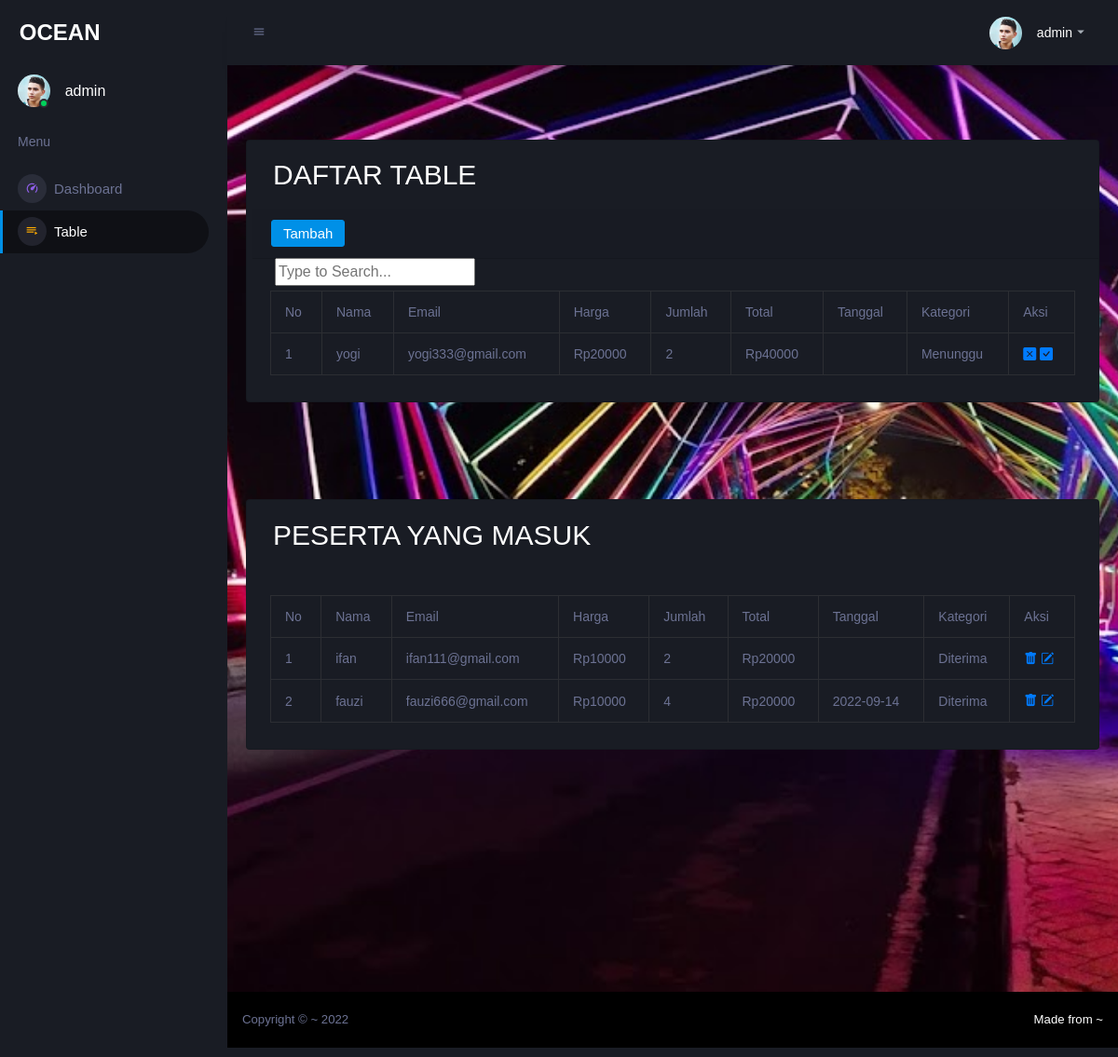
Page /table.php (signed in) on the committed database.
### tables this page shows
CREATE TABLE `user` (
  `id_user` int(11) NOT NULL,
  `nama` varchar(255) NOT NULL,
  `email` varchar(255) NOT NULL,
  `password` varchar(255) NOT NULL,
  `role` varchar(255) NOT NULL
);

CREATE TABLE `dt_table` (
  `id` int(11) NOT NULL,
  `nama` varchar(255) NOT NULL,
  `email` varchar(255) NOT NULL,
  `harga` varchar(255) NOT NULL,
  `jumlah` int(50) NOT NULL,
  `total` int(255) NOT NULL,
  `tanggal` date DEFAULT NULL,
  `role` enum('Menunggu','Ditolak','Diterima') NOT NULL COMMENT '''0: Menunggu, 1: Disetujui, 2: Tolak'''
);

### table.php (the view, shortened to what this page needs)
<!DOCTYPE html>
<?php
include "php/koneksi.php";
$tampilPeg    = mysqli_query($db, "SELECT * FROM user WHERE id_user='$_SESSION[id_user]'");
$peg          = mysqli_fetch_array($tampilPeg);
?>
<html lang="en">
<head>
    <link rel="stylesheet" href="https://cdn.jsdelivr.net/npm/bootstrap@4.6.2/dist/css/bootstrap.min.css"
>
    <link rel="stylesheet" href="https://cdn.jsdelivr.net/npm/bootstrap-icons@1.9.1/font/bootstrap-icons.css">
    <link rel="stylesheet" href="assets/vendors/mdi/css/materialdesignicons.min.css">
    <link rel="stylesheet" href="assets/vendors/css/vendor.bundle.base.css">
    <link rel="stylesheet" href="assets/assets/vendors/jvectormap/jquery-jvectormap.css">
    <link rel="stylesheet" href="assets/vendors/flag-icon-css/css/flag-icon.min.css">
    <link rel="stylesheet" href="assets/vendors/owl-carousel-2/owl.carousel.min.css">
    <link rel="stylesheet" href="assets/vendors/owl-carousel-2/owl.theme.default.min.css">
    <link rel="stylesheet" href="assets/css/style.css">
</head>
<body>
    <div class="container-scroller">
        <nav class="sidebar sidebar-offcanvas" id="sidebar">
            <div class="sidebar-brand-wrapper d-none d-lg-flex align-items-center justify-content-center fixed-top">
                <a class="sidebar-brand brand-logo" href="dashboard.php"
                    style="color: white;text-decoration: none;font-weight: bolder;">OCEAN</a>
            </div>
            <ul class="nav">
                <li class="nav-item profile">
                    <div class="profile-desc">
                        <div class="profile-pic">
                            <div class="count-indicator">
                                <img class="img-xs rounded-circle " src="assets/images/faces/face22.jpg" alt="">
                                <span class="count bg-success"></span>
                            </div>
                            <div class="profile-name">
                                <h5 class="mb-0 font-weight-normal"><?php echo $peg['nama'] ?></h5>
                            </div>
                        </div>
                    </div>
                </li>
                <li class="nav-item nav-category">
                    <span class="nav-link">Menu</span>
                </li>
                <li class="nav-item menu-items">
                    <a class="nav-link" href="dashboard.php">
                        <span class="menu-icon">
                            <i class="mdi mdi-speedometer"></i>
                        </span>
                        <span class="menu-title">Dashboard</span>
                    </a>
                </li>
                <li class="nav-item menu-items">
                    <a class="nav-link" href="table.php">
                        <span class="menu-icon">
                            <i class="mdi mdi-playlist-play"></i>
                        </span>
                        <span class="menu-title">Table</span>
                    </a>
                </li>
            </ul>
        </nav>
        <div class="container-fluid page-body-wrapper">
            <nav class="navbar p-0 fixed-top d-flex flex-row">
                <div class="navbar-menu-wrapper flex-grow d-flex align-items-stretch">
                    <button class="navbar-toggler navbar-toggler align-self-center" type="button"
                        data-toggle="minimize">
                        <span class="mdi mdi-menu"></span>
                    </button>
                    <ul class="navbar-nav navbar-nav-right">
                        <li class="nav-item dropdown">
                            <a class="nav-link" id="profileDropdown" href="#" data-toggle="dropdown">
                                <div class="navbar-profile">
                                    <img class="img-xs rounded-circle" src="assets/images/faces/face22.jpg" alt="">
                                    <p class="mb-0 d-none d-sm-block navbar-profile-name"><?php echo $peg['nama'] ?></p>
                                    <i class="mdi mdi-menu-down d-none d-sm-block"></i>
                                </div>
                            </a>
                        </li>
                    </ul>
                </div>
            </nav>
            <div  class="main-panel">
                <div style="padding: 20px;" class="container-wrapper">
                    <div class="row ">
                        <div class="col-12 grid-margin">
                            <div style="margin-top: 5vh;" class="card">
                                <h2 class="card-title" style="margin-left: 28px; margin-top: 19px;">DAFTAR TABLE
                                </h2>
                                <div class="card-header" style="margin-left: 6px;">
                                    <button type="button" class="btn btn-primary" data-bs-toggle="modal"
                                        data-bs-target="#exampleModal">
                                        Tambah
                                    </button>
                                </div>
                                <div class="card-body">
                                    <table class="table table-bordered table-hover">
                                    <form action="table.php" method="post">
                             <div class="search-box">
                                <button class="btn-search"><i class="fa fa-search"></i></button>
                                <input type="text" name="kata_kunci" class="input-search" placeholder="Type to Search...">
                            </div>
                                        <tr>
                                            <td>No</td>
                                            <td>Nama</td>
                                            <td>Email</td>
                                            <td>Harga</td>
                                            <td>Jumlah</td>
                                            <td>Total</td>
                                            <td>Tanggal</td>
                                            <td>Kategori</td>
                                            <td>Aksi</td>
                                        </tr>
                                        <?php
                                        include "php/koneksi.php";
                                        if (isset($_POST['kata_kunci'])) {
                                            $kata_kunci = trim($_POST['kata_kunci']);
                                            $sql = "select * from dt_table where id like
                                            '%" . $kata_kunci . "%' or nama like
                                            '%" . $kata_kunci . "%' or email like
                                            '%" . $kata_kunci . "%' order by id asc";
                                        } else {
                                            $sql = "select * from dt_table where role='Menunggu'";
                                        }
                                        $hasil = mysqli_query($db, $sql);
                                        $no = 1;
                                        while ($data = mysqli_fetch_array($hasil)) {
                                        ?>
                                        <tr>
                                            <td><?= $no++ ?></td>
                                            <td><?= $data['nama'] ?></td>
                                            <td><?= $data['email'] ?></td>
                                            <td><?php echo "Rp". $data['harga'] ?></td>
                                            <td><?= $data['jumlah'] ?></td>
                                            <td><?php echo "Rp". $data['total'] ?></td>
                                            <td><?= $data['tanggal'] ?></td>
                                            <td><?= $data['role'] ?></td>
                                            <td>
                                                <a href="php/role_0.php?id=<?php echo $data['0']; ?>"><i
                                                        class="bi bi-x-square-fill"></i></a>
                                                <a href="php/role_1.php?id=<?php echo $data['0']; ?>"><i
                                                        class="bi bi-check-square-fill"></i></i></a>
                                            </td>
                                        </tr>
                                        <?php } ?>
                                    </form>
                                    </table>
                                </div>
                            </div>
                        </div>
                    </div>
                    <div class="row">
                        <div class="col-12">
                            <div style="margin-top: 10vh;" class="card">
                            <h2 class="card-title" style="margin-left: 28px; margin-top: 20px;">PESERTA YANG MASUK
                                </h2>
                                <div class="card-body">
                                    <table class="table table-bordered table-hover">
                                        <tr>
                                            <td>No</td>
                                            <td>Nama</td>
                                            <td>Email</td>
                                            <td>Harga</td>
                                            <td>Jumlah</td>
                                            <td>Total</td>
                                            <td>Tanggal</td>
                                            <td>Kategori</td>
                                            <td>Aksi</td>
                                        </tr>
                                        <?php
                                        include "php/koneksi.php";
                                        $no = 1;
                                        $query = mysqli_query($db, "select * from dt_table where role='Diterima'  ");
                                        while ($data = mysqli_fetch_array($query)) {
                                        ?>
                                        <tr>
                                            <td><?= $no++ ?></td>
                                            <td><?= $data['nama'] ?></td>
                                            <td><?= $data['email'] ?></td>
                                            <td><?php echo "Rp". $data['harga'] ?></td>
                                            <td><?= $data['jumlah'] ?></td>
                                            <td><?php echo "Rp". $data['total'] ?></td>
                                            <td><?= $data['tanggal'] ?></td>
                                            <td><?= $data['role'] ?></td>
                                            <td>
                                                <a href="php/delete.php?id=<?php echo $data['id']; ?>"><i
                                                        class="bi bi-trash-fill"></i></a>
                                                <a href="form_edit.php?id=<?php echo $data['id']; ?>"><i
                                                        class="bi bi-pencil-square"></i></a>
                                            </td>
                                        </tr>
                                        <?php } ?>
                                    </table>
                                </div>
                            </div>
                        </div>
                    </div>
                </div>
                <footer style="margin-top: 30vh"; class="footer">
                    <div class="d-sm-flex justify-content-center justify-content-sm-between">
                        <span class="text-muted d-block text-center text-sm-left d-sm-inline-block">Copyright ©
                            ~ 2022</span>
                        <span class="float-none float-sm-right d-block mt-1 mt-sm-0 text-center"> Made  from ~</span>
                    </div>
                </footer>
            </div>
        </div>
    </div>
</body>
</html>

### table.php (style rules this page uses)
.main-panel { margin: 0px; padding: 0; background-image: url('assets/images/jemberbg.jpg'); background-size:cover; background-position:center; }
.container-wrapper { padding-top: 70px; margin-top: 90px; }
.search-box { width: fit-content; padding: 5px; margin-top: -3vh; height: fit-content; position: relative; }
.btn-search { width: 50px; height: 50px; border-style: none; font-size: 20px; font-weight: bold; outline: none; cursor: pointer; border-radius: 50%; position: absolute; right: 70px; color:#ffffff ; background-color:transparent; pointer-events: painted; }

### rows in the picture
user: nama "admin"
dt_table: nama "yogi", email "yogi333@gmail.com", harga "20000", jumlah "2", total "40000", role "Menunggu"
dt_table: nama "ifan", email "ifan111@gmail.com", harga "10000", jumlah "2", total "20000", role "Diterima"
dt_table: nama "fauzi", email "fauzi666@gmail.com", harga "10000", jumlah "4", total "20000", tanggal "2022-09-14", role "Diterima"
